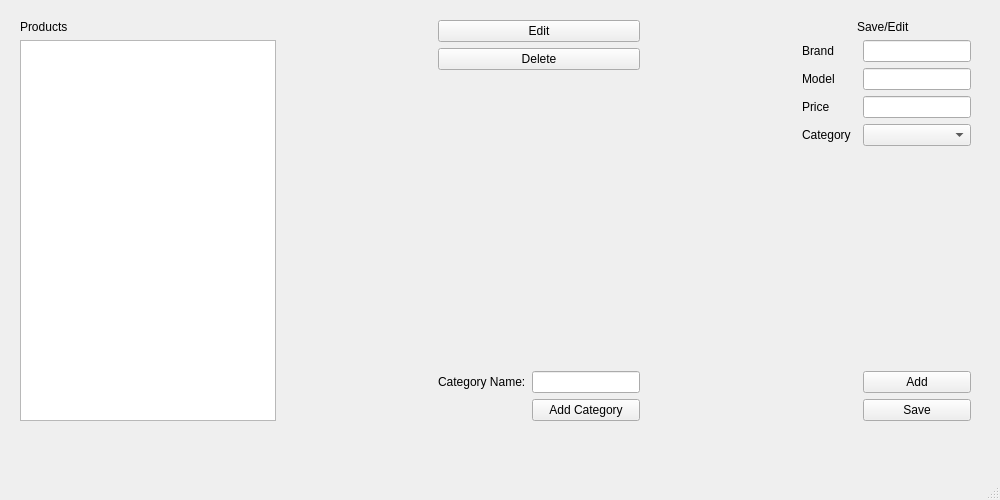
<?xml version="1.0" encoding="UTF-8"?>
<ui version="4.0">
 <class>MainWindow</class>
 <widget class="QMainWindow" name="MainWindow">
  <property name="geometry">
   <rect>
    <x>0</x>
    <y>0</y>
    <width>1000</width>
    <height>500</height>
   </rect>
  </property>
  <property name="windowTitle">
   <string>Product Database App</string>
  </property>
  <widget class="QWidget" name="centralwidget">
   <widget class="QWidget" name="gridLayoutWidget_3">
    <property name="geometry">
     <rect>
      <x>20</x>
      <y>20</y>
      <width>951</width>
      <height>401</height>
     </rect>
    </property>
    <layout class="QGridLayout" name="mainLayout">
     <item row="0" column="2">
      <layout class="QVBoxLayout" name="butonsLayout">
       <item>
        <widget class="QPushButton" name="btnEdit">
         <property name="text">
          <string>Edit</string>
         </property>
        </widget>
       </item>
       <item>
        <widget class="QPushButton" name="btnDelete">
         <property name="text">
          <string>Delete</string>
         </property>
        </widget>
       </item>
       <item>
        <layout class="QGridLayout" name="addCategoryLayout">
         <item row="2" column="1">
          <widget class="QPushButton" name="btnSaveCategory">
           <property name="text">
            <string>Add Category</string>
           </property>
          </widget>
         </item>
         <item row="1" column="0">
          <widget class="QLabel" name="label_7">
           <property name="text">
            <string>Category Name:</string>
           </property>
          </widget>
         </item>
         <item row="1" column="1">
          <widget class="QLineEdit" name="leAddCategory"/>
         </item>
         <item row="0" column="1">
          <spacer name="verticalSpacer_2">
           <property name="orientation">
            <enum>Qt::Vertical</enum>
           </property>
           <property name="sizeHint" stdset="0">
            <size>
             <width>20</width>
             <height>40</height>
            </size>
           </property>
          </spacer>
         </item>
        </layout>
       </item>
      </layout>
     </item>
     <item row="0" column="1">
      <spacer name="horizontalSpacer">
       <property name="orientation">
        <enum>Qt::Horizontal</enum>
       </property>
       <property name="sizeHint" stdset="0">
        <size>
         <width>40</width>
         <height>20</height>
        </size>
       </property>
      </spacer>
     </item>
     <item row="0" column="4">
      <layout class="QGridLayout" name="saveEditLayout">
       <item row="2" column="2">
        <widget class="QLineEdit" name="leModel"/>
       </item>
       <item row="2" column="0">
        <widget class="QLabel" name="label_3">
         <property name="text">
          <string>Model</string>
         </property>
        </widget>
       </item>
       <item row="5" column="2">
        <spacer name="verticalSpacer">
         <property name="orientation">
          <enum>Qt::Vertical</enum>
         </property>
         <property name="sizeHint" stdset="0">
          <size>
           <width>20</width>
           <height>40</height>
          </size>
         </property>
        </spacer>
       </item>
       <item row="1" column="2">
        <widget class="QLineEdit" name="leBrand">
         <property name="text">
          <string/>
         </property>
        </widget>
       </item>
       <item row="1" column="0">
        <widget class="QLabel" name="label_2">
         <property name="text">
          <string>Brand</string>
         </property>
        </widget>
       </item>
       <item row="0" column="1" colspan="2">
        <widget class="QLabel" name="label_6">
         <property name="text">
          <string>Save/Edit</string>
         </property>
        </widget>
       </item>
       <item row="4" column="0">
        <widget class="QLabel" name="label_5">
         <property name="text">
          <string>Category</string>
         </property>
        </widget>
       </item>
       <item row="4" column="2">
        <widget class="QComboBox" name="cBoxCategory"/>
       </item>
       <item row="3" column="0">
        <widget class="QLabel" name="label_4">
         <property name="text">
          <string>Price</string>
         </property>
        </widget>
       </item>
       <item row="7" column="2">
        <widget class="QPushButton" name="btnSave">
         <property name="text">
          <string>Save</string>
         </property>
        </widget>
       </item>
       <item row="3" column="2">
        <widget class="QLineEdit" name="lePrice"/>
       </item>
       <item row="6" column="2">
        <widget class="QPushButton" name="btnAdd">
         <property name="text">
          <string>Add</string>
         </property>
        </widget>
       </item>
      </layout>
     </item>
     <item row="0" column="0">
      <layout class="QVBoxLayout" name="productsLayout">
       <item>
        <widget class="QLabel" name="label">
         <property name="text">
          <string>Products</string>
         </property>
        </widget>
       </item>
       <item>
        <widget class="QTableWidget" name="tableProducts"/>
       </item>
      </layout>
     </item>
     <item row="0" column="3">
      <spacer name="horizontalSpacer_2">
       <property name="orientation">
        <enum>Qt::Horizontal</enum>
       </property>
       <property name="sizeHint" stdset="0">
        <size>
         <width>40</width>
         <height>20</height>
        </size>
       </property>
      </spacer>
     </item>
    </layout>
   </widget>
  </widget>
  <widget class="QMenuBar" name="menubar">
   <property name="geometry">
    <rect>
     <x>0</x>
     <y>0</y>
     <width>1000</width>
     <height>26</height>
    </rect>
   </property>
  </widget>
  <widget class="QStatusBar" name="statusbar"/>
 </widget>
 <resources/>
 <connections/>
</ui>
